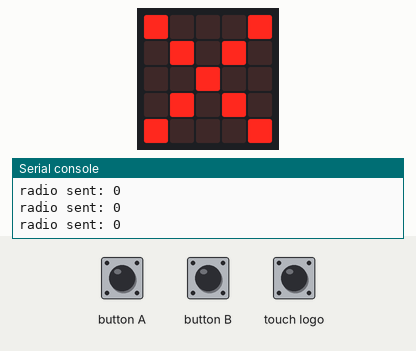
Bench run of a program on a simulated BBC micro:bit (MakeCode). Shown: the board's 5×5 LED display, the last lines printed to the serial console. Inputs (shaded band) come from the test bench. No radio messages arrive unless stated (any console line starting 'radio sent:' is added by the test bench).

Above: at 1.2 s.
1.3 s: button A pressed for 0.15 s
At 1.39 s:
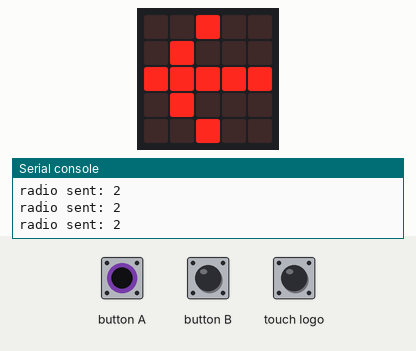
2.9 s: button B pressed for 0.15 s
At 2.98 s:
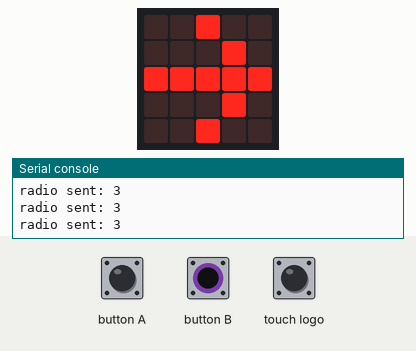
4.5 s: touch logo pressed for 0.15 s
At 5.8 s:
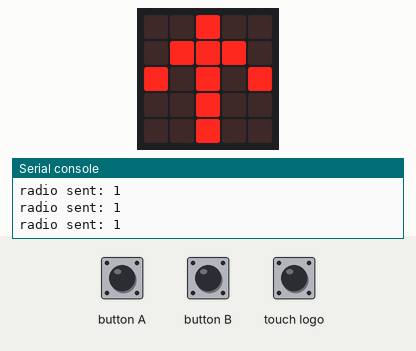
6.1 s: button A pressed for 3.2 s
At 7.5 s:
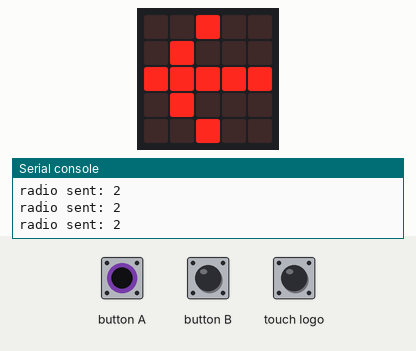
10.8 s: button B pressed for 3.2 s
At 11.3 s:
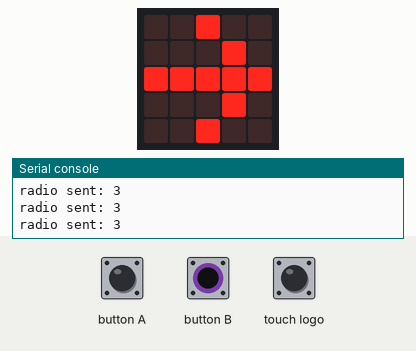
Timing chart, 0 to 13.8 s (numbered marks = the images above; inputs shaded):
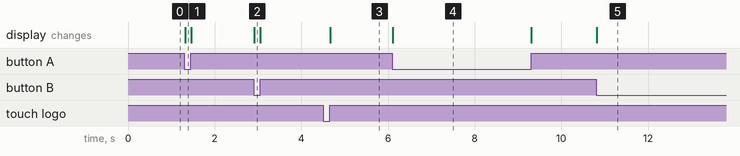

The program:

main.ts
```typescript
input.onLogoEvent(TouchButtonEvent.Pressed, function () {
    if (kjør) {
        kjør = false
    } else {
        kjør = true
    }
})
let kjør = false
radio.setGroup(1)
basic.forever(function () {
    if (input.buttonIsPressed(Button.A)) {
        radio.sendNumber(2)
        basic.showLeds(`
            . . # . .
            . # . . .
            # # # # #
            . # . . .
            . . # . .
            `, 0)
    } else if (input.buttonIsPressed(Button.B)) {
        radio.sendNumber(3)
        basic.showLeds(`
            . . # . .
            . . . # .
            # # # # #
            . . . # .
            . . # . .
            `, 0)
    } else if (kjør) {
        radio.sendNumber(1)
        basic.showLeds(`
            . . # . .
            . # # # .
            # . # . #
            . . # . .
            . . # . .
            `, 0)
    } else {
        radio.sendNumber(0)
        basic.showLeds(`
            # . . . #
            . # . # .
            . . # . .
            . # . # .
            # . . . #
            `, 0)
    }
})
```

test.ts
```typescript
// testene settes inn her; disse vil ikke kompilert så lenge denne pakken blir brukt som en utvidelse.
```

Measured:
- after the input at 1.3 s, the display: changes at once (image 1)
- after the input at 2.9 s, the display: changes at once (image 2)
- after the input at 4.5 s, the display: changes after 0.17 s (image 3)
- after the input at 6.1 s, the display: changes at once (image 4)
- after the input at 10.8 s, the display: changes at once (image 5)
